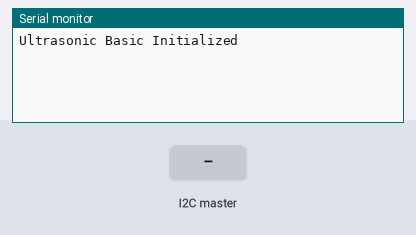
The sketch below on a simulated Arduino Uno, built with avr-gcc and run on an emulated ATmega328P. On the bench: the last lines printed to the serial monitor. The inputs (shaded band) are chosen by the test bench.

Above: at 1.2 s.
1.3 s: the I2C master sends the byte 1
At 1.9 s:
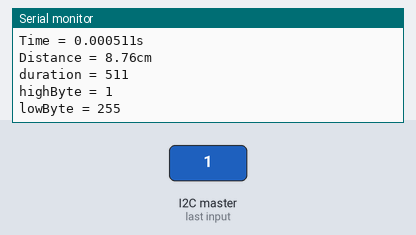
2.8 s: the I2C master sends the byte 0
At 4.3 s:
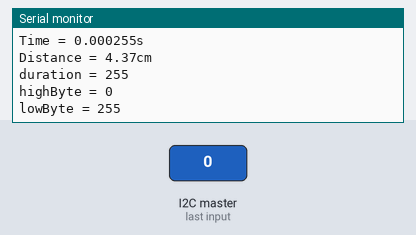

The sketch:

Task3Receiver.ino
```cpp
#include <Wire.h>

void setup()
{
  Wire.begin(4);
  Wire.onReceive(receiveEvent);
  Serial.begin(9600);
	Serial.println("Ultrasonic Basic Initialized");
}

void loop()
{
  delay(100);
}

void receiveEvent(int howMany)
{
	byte byte1 = Wire.read();
  byte byte2 = Wire.read();

  long duration = (int)byte1 << 8 | (int)byte2;

  const long speed_of_sound = 34300;

	float time_taken = duration / 1000000.0;

	Serial.print("Time = ");
	Serial.print(time_taken, 6);
  Serial.println("s");

	float distance = (speed_of_sound * time_taken) / 2;

	Serial.print("Distance = ");
	Serial.print(distance);
  Serial.println("cm");

  	//for debugging

  Serial.print("duration = ");
  Serial.println(duration);

	Serial.print("highByte = ");
  Serial.println(byte1);

  Serial.print("lowByte = ");
  Serial.println(byte2);

	delay(1000);

}
```

Measured:
- after the input at 1.3 s, the serial monitor: prints a new line at once (image 1)
- after the input at 2.8 s, the serial monitor: prints a new line at once (image 2)
